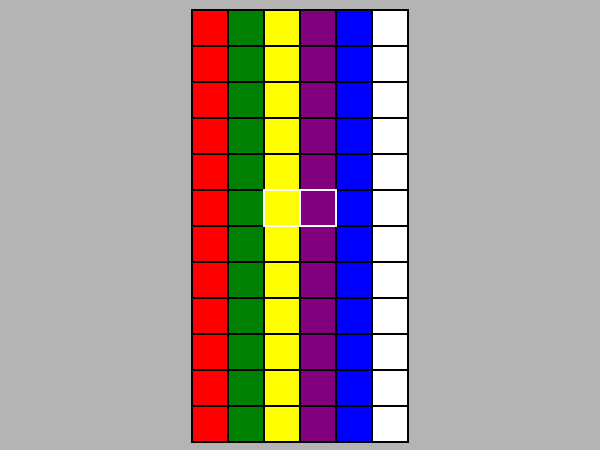
Frame 1 (no input)
Frame 60 (no input): identical to frame 1, image omitted
Frame 120 (the mouse pressed at the canvas centre since frame 60): identical to frame 1, image omitted

The p5.js sketch that drew this single still picture (run headless with seeded random() and noise() and a simulated clock; from frame 60 on, the mouse is pressed at the canvas centre):

// p5.js sketch
// ── sketch.js
const KEY_W = 87
const KEY_A = 65
const KEY_S = 83
const KEY_D = 68
const KEY_K = 75
const SPACEBAR = 32

let d_width = 600
let d_height = (3/4) * d_width

let tile = 36

let colorList = ['red', 'green', 'yellow', 'purple', 'blue', 'white']



function setup() {
  createCanvas(600, 450)

}

class Parent {
  constructor(x, y) {
    this.x = x*tile
    this.y = y*tile
  }
  
}

class Block extends Parent {
  constructor(x, y, color) {
    super(x, y)
    this.colorIndex = color
    this.color = colorList[color]
  }
  drawBlock() {
    // noStroke()
    stroke(0)
    strokeWeight(1)
    fill(this.color)
    rect(this.x, this.y, tile)
  }
  swapBlock(block) {
    let a = block.x
    
    block.x = this.x

    this.x = a

  }
}

class Player extends Parent {
  constructor(x, y) {
    super(x, y)
  }
  drawPlayer() {
    noFill()
    stroke(255)
		strokeWeight(2)
    
    rect(this.x, this.y, tile)
    rect(this.x+tile, this.y, tile)
  }
  movePlayer(x, y) {
    this.x += x*tile
    this.y += y*tile
    if (this.x < 0) {
      this.x = 0
    } else if (this.x > tile*4) {
      this.x = tile*4
    }
    if (this.y < 0){
      this.y = 0
    } else if (this.y > tile*11) {
      this.y = tile*11
    }
  }

}

let board = [
  [],
  [],
  [],
  [],
  [],
  [],
]



let player = new Player(2, 5)
let block = new Block(3, 6, 2)
let block2 = new Block(4, 6, 3)

// generate board
for (let x = 0; x < 6; x++) {
  for (let y = 0; y < 12; y++) {
    board[x].push(new Block(x, y, x))//Math.floor(Math.random()*5)))
  }
}
console.log(board)


function draw() {
  translate(300-tile*3,10)

  // background(0,100,0)
  // clear()
  background(180)
  // block.drawBlock()
  // block2.drawBlock()

  for (let x = 0; x < 6; x++) {
    for (let y = 0; y < 12; y++) {
      board[x][y].drawBlock()
    }
  }
  
  for (var x = 0; x < tile*6+1; x += tile) {
		for (var y = 0; y < tile*12+1; y += tile) {
			stroke(0)
			strokeWeight(1)
			line(x, 0, x, tile*12)
			line(0, y, tile*6, y)
		}
	}

  player.drawPlayer()

}

function keyPressed() {
  if (keyCode === UP_ARROW || keyCode === KEY_W) {
    player.movePlayer(0, -1)
  }
  if (keyCode === DOWN_ARROW || keyCode === KEY_S) {
    player.movePlayer(0, 1)
  }
  if (keyCode === LEFT_ARROW || keyCode === KEY_A) {
    player.movePlayer(-1, 0)
  }
  if (keyCode === RIGHT_ARROW || keyCode === KEY_D) {
    player.movePlayer(1, 0)
  }
  if (keyCode === SPACEBAR || keyCode === KEY_K) {
    // console.log('Swap!')
    // block.swapBlock(block2)

    
    board[player.x/tile][player.y/tile].swapBlock(board[player.x/tile+1][player.y/tile])
    // Finn referansene til de to elementene
    let førsteElement = board[player.x/tile][player.y/tile]
    let andreElement = board[player.x/tile+1][player.y/tile]

    // Lag en midlertidig variabel
    let temp = førsteElement;

    // Bytt plass på elementene
    board[player.x/tile][player.y/tile] = andreElement;
    board[player.x/tile+1][player.y/tile] = temp;

  }

}

// ── style.css
html, body {
  margin: 0;
  padding: 0;
}
canvas {
  display: block;
}
.container {
  display: flex;
  justify-content: center;
  margin-top: 5%;
}
